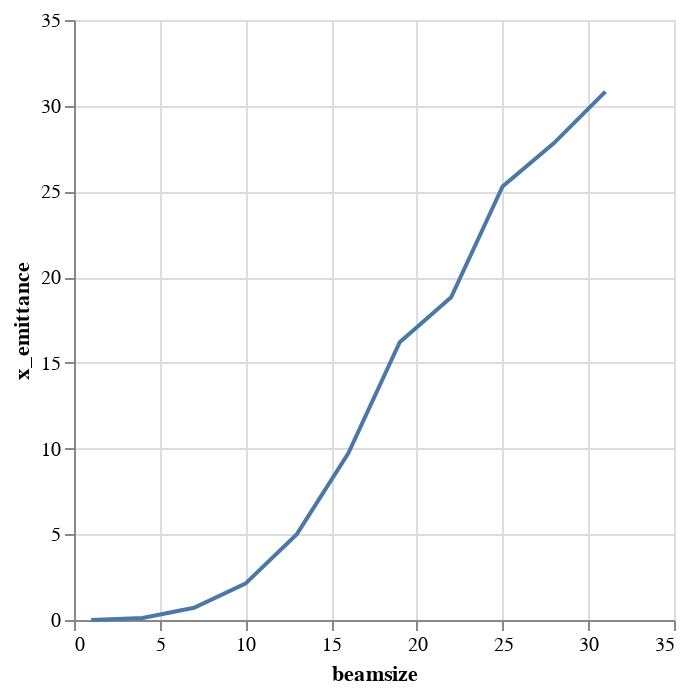

Notebook code cell kept with this figure:
### Markdown cell above
## Plots

### Code cell
alt.Chart(emit_df).mark_line().encode(
    x='beamsize',
    y='x_emittance',
)

### Figure 1 — Vega-Lite specification as saved in the notebook (floating-point values rounded to 4 significant figures)
{"$schema": "https://vega.github.io/schema/vega-lite/v1.2.1.json", "data": {"values": [{"beamsize": 1, "losses": 0, "relbeta": 0.002308, "sourceID": 16777217, "sourceName": "bs_1", "x_emittance": 0.003007, "x_norm_emittance": 6.941e-06, "y_emittance": 0.0006105, "y_norm_emittance": 1.409e-06}, {"beamsize": 4, "losses": 0, "relbeta": 0.002308, "sourceID": 16777218, "sourceName": "bs_4", "x_emittance": 0.1218, "x_norm_emittance": 0.0002812, "y_emittance": 0.0404, "y_norm_emittance": 9.327e-05}, {"beamsize": 7, "losses": 0, "relbeta": 0.002308, "sourceID": 16777219, "sourceName": "bs_7", "x_emittance": 0.7121, "x_norm_emittance": 0.001644, "y_emittance": 0.1995, "y_norm_emittance": 0.0004605}, {"beamsize": 10, "losses": 0, "relbeta": 0.002308, "sourceID": 16777220, "sourceName": "bs_10", "x_emittance": 2.12, "x_norm_emittance": 0.004895, "y_emittance": 0.6976, "y_norm_emittance": 0.00161}, {"beamsize": 13, "losses": 1, "relbeta": 0.002308, "sourceID": 16777221, "sourceName": "bs_13", "x_emittance": 5.007, "x_norm_emittance": 0.01156, "y_emittance": 1.717, "y_norm_emittance": 0.003964}, {"beamsize": 16, "losses": 13, "relbeta": 0.002308, "sourceID": 16777222, "sourceName": "bs_16", "x_emittance": 9.722, "x_norm_emittance": 0.02244, "y_emittance": 2.852, "y_norm_emittance": 0.006583}, {"beamsize": 19, "losses": 32, "relbeta": 0.002308, "sourceID": 16777223, "sourceName": "bs_19", "x_emittance": 16.21, "x_norm_emittance": 0.03742, "y_emittance": 7.1, "y_norm_emittance": 0.01639}, {"beamsize": 22, "losses": 56, "relbeta": 0.002308, "sourceID": 16777224, "sourceName": "bs_22", "x_emittance": 18.82, "x_norm_emittance": 0.04344, "y_emittance": 11.18, "y_norm_emittance": 0.0258}, {"beamsize": 25, "losses": 107, "relbeta": 0.002308, "sourceID": 16777225, "sourceName": "bs_25", "x_emittance": 25.29, "x_norm_emittance": 0.05838, "y_emittance": 17.35, "y_norm_emittance": 0.04005}, {"beamsize": 28, "losses": 149, "relbeta": 0.002308, "sourceID": 16777226, "sourceName": "bs_28", "x_emittance": 27.82, "x_norm_emittance": 0.06423, "y_emittance": 23.87, "y_norm_emittance": 0.0551}, {"beamsize": 31, "losses": 184, "relbeta": 0.002308, "sourceID": 16777227, "sourceName": "bs_31", "x_emittance": 30.82, "x_norm_emittance": 0.07114, "y_emittance": 31.9, "y_norm_emittance": 0.07363}]}, "encoding": {"x": {"field": "beamsize", "type": "quantitative"}, "y": {"field": "x_emittance", "type": "quantitative"}}, "mark": "line"}
